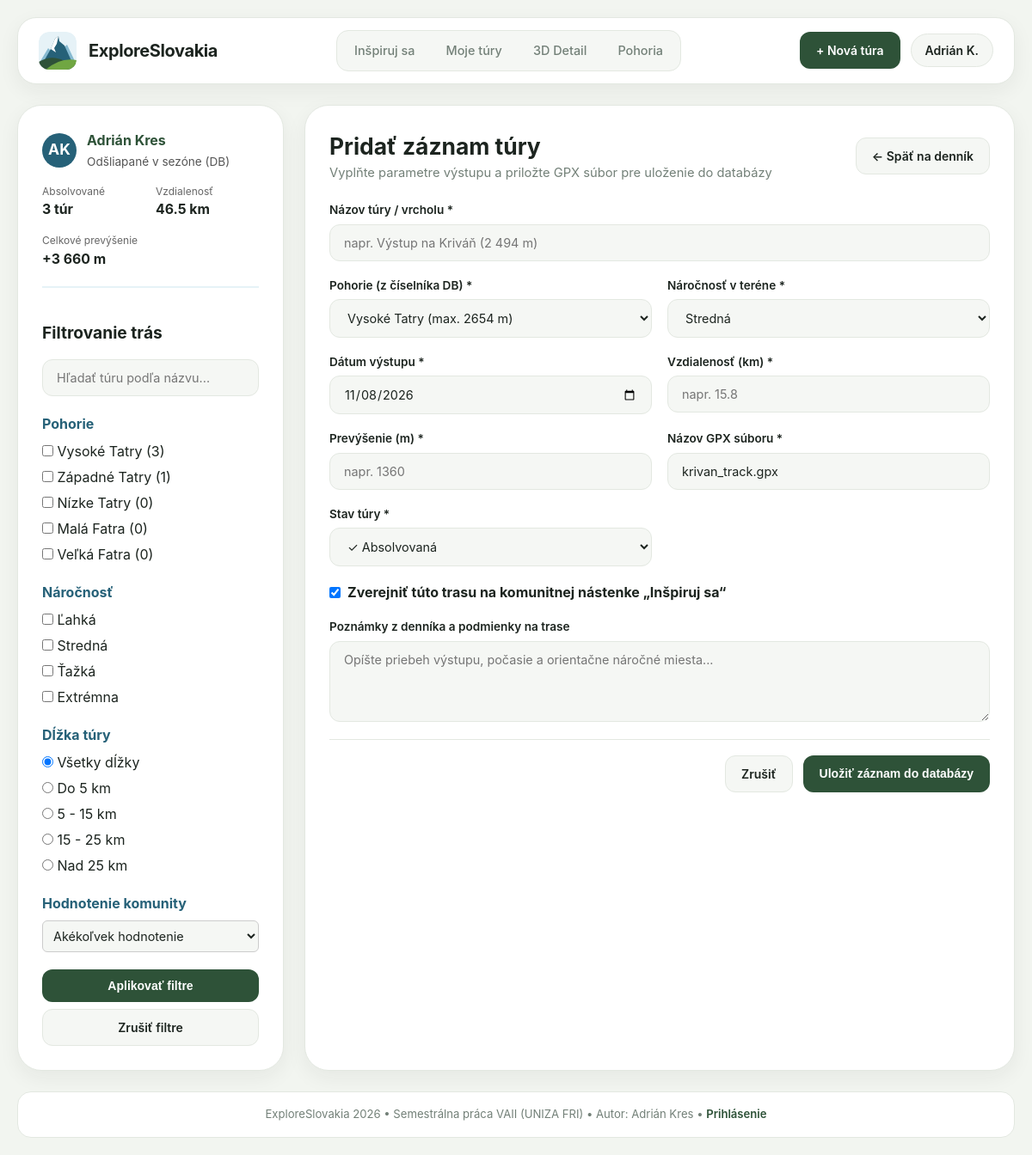
The page /?c=hike&a=add on the database its author committed.
### tables this page shows
CREATE TABLE `mountains` (
                             `id` INT AUTO_INCREMENT PRIMARY KEY,
                             `name` VARCHAR(100) NOT NULL UNIQUE,
                             `highest_peak` VARCHAR(100) NOT NULL,
                             `elevation` INT NOT NULL,
                             `description` TEXT NULL
);

### App/Views/Hike/add.view.php (the view, shortened to what the rows shown need)
<?php
$isEdit = isset($hike) && $hike->getId() !== null;
?>
<div class="form-container">
    <div class="page-title-bar">
        <div>
            <h1><?= $isEdit ? 'Upraviť záznam túry' : 'Pridať záznam túry' ?></h1>
        </div>
    </div>
    <form action="<?= $link->url('hike.save') ?>" method="post">
        <div class="form-grid">
            <div class="form-group full-width">
                <label style="cursor: pointer; display: flex; align-items: center; gap: 8px;">
                    <input type="checkbox" name="is_public" value="1" <?= (($hike->getIsPublic() ?? 1) == 1) ? 'checked' : '' ?>>
                    <strong>Zverejniť túto trasu na komunitnej nástenke „Inšpiruj sa“</strong>
                </label>
            </div>
        </div>
    </form>
</div>

### App/Views/Layouts/root.layout.view.php (shortened to what the rows shown need)
<?php
try {
    $sidebarMountains = \App\Models\Mountain::getAll();
} catch (\Throwable $e) {
    $allHikes = [];
    $sidebarMountains = [];
}
$selectedMountains = $_GET['mountains'] ?? [];
?>
<!DOCTYPE html>
<html lang="sk">
<head>
    <link rel="stylesheet" href="<?= $link->asset('css/style.css') ?>">
</head>
<body>
<div class="app-container">
    <div class="shell-grid">
        <aside class="card sidebar-section" aria-label="Bočný panel">
            <div class="filters-section">
                <h2 style="margin-bottom: 16px; font-size: 1.2em;">Filtrovanie trás</h2>
                <form action="<?= $link->url('home.index') ?>" method="GET" class="filter-form">
                    <div class="filter-group" style="margin-bottom: 20px;">
                        <h3 style="font-size: 1em; margin-bottom: 8px; color: #266178;">Pohorie</h3>
                        <?php foreach ($sidebarMountains as $m): ?>
                            <label style="display: block; margin-bottom: 6px; cursor: pointer;">
                                <input type="checkbox" name="mountains[]" value="<?= htmlspecialchars((string)$m->getName()) ?>" <?= in_array($m->getName(), $selectedMountains, true) ? 'checked' : '' ?>>
                                <?= htmlspecialchars((string)$m->getName()) ?> (<?= $m->getHikeCount() ?>)
                            </label>
                        <?php endforeach; ?>
                    </div>
                </form>
            </div>
        </aside>
        <main class="card">
            <?= $contentHTML ?>
        </main>
    </div>
</div>
</body>
</html>

### rows shown on the page
mountains: name "Vysoké Tatry", HikeCount "3", is_public "☑"
mountains: name "Západné Tatry", HikeCount "1"
mountains: name "Nízke Tatry", HikeCount "0"
mountains: name "Malá Fatra", HikeCount "0"
mountains: name "Veľká Fatra", HikeCount "0"

### other values the page prints
$completedCount "3"
$totalDist "46.5"
$totalElev "3 660"
$diff "Ľahká"
$diff "Stredná"
$diff "Ťažká"
$diff "Extrémna"
form field mountain_id "Vysoké Tatry (max. 2654 m)"
form field difficulty "Stredná"
